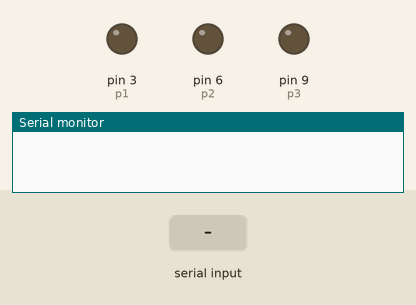
This sketch was run on a simulated Arduino Uno, built with avr-gcc and run on an emulated ATmega328P. On the bench: output pins drawn as LEDs (lit = HIGH), the last lines printed to the serial monitor. The inputs (shaded band) are chosen by the test bench.

Above: at 1.2 s.
1.3 s: "1" received over Serial
At 2.1 s:
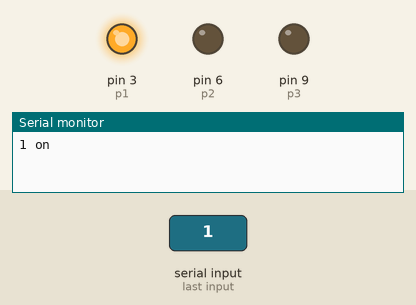
2.8 s: "2" received over Serial
At 3.2 s:
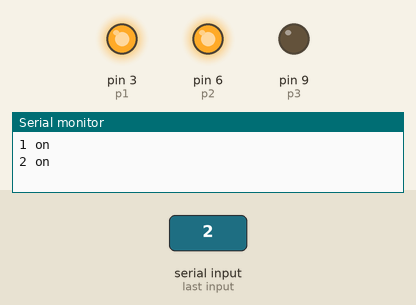
4.3 s: "3" received over Serial
At 5.5 s:
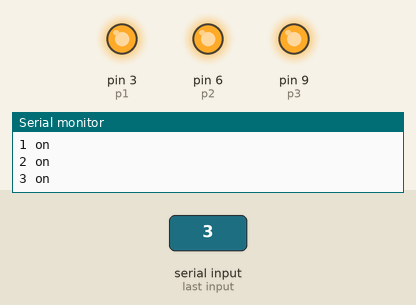
5.8 s: "1" received over Serial
At 6.7 s:
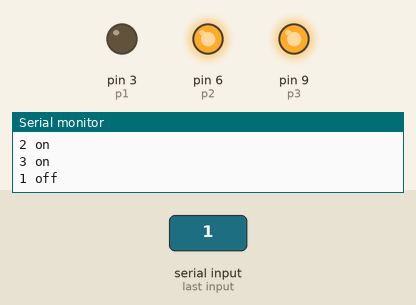
7.3 s: "2" received over Serial
At 7.9 s:
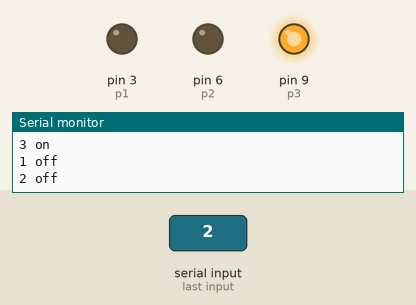
Timing chart, 0 to 9.8 s (numbered marks = the images above; inputs shaded):
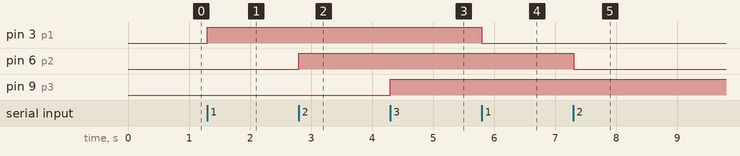

Measured:
- after the input at 1.3 s, pin 3 (p1): LOW → HIGH at once
- after the input at 2.8 s, pin 6 (p2): LOW → HIGH at once
- after the input at 4.3 s, pin 9 (p3): LOW → HIGH at once
- after the input at 5.8 s, pin 3 (p1): HIGH → LOW at once
- after the input at 7.3 s, pin 6 (p2): HIGH → LOW at once

The sketch:

pump_test.ino
```cpp
int p1 = 3;
int p2 = 6;
int p3 = 9;

int c1 = 0;
int c2 = 0;
int c3 = 0;

void setup() {
  Serial.begin(9600);

  pinMode(p1, OUTPUT);
  pinMode(p2, OUTPUT);
  pinMode(p3, OUTPUT);

  analogWrite(p1, 0);
  analogWrite(p2, 0);
  analogWrite(p3, 0);
}

void loop() {
  char input = Serial.read();

  if (input=='1' && c1==0) {
    Serial.println("1 on");
    analogWrite(p1, 255);
    c1 = 1;
  }

  else if (input=='1' && c1==1) {
    Serial.println("1 off");
    analogWrite(p1, 0);
    c1 = 0;
  }

  if (input=='2' && c2==0) {
    Serial.println("2 on");
    analogWrite(p2, 255);
    c2 = 1;
  }

  else if (input=='2' && c2==1) {
    Serial.println("2 off");
    analogWrite(p2, 0);
    c2 = 0;
  }

  if (input=='3' && c3==0) {
    Serial.println("3 on");
    analogWrite(p3, 255);
    c3 = 1;
  }

  else if (input=='3' && c3==1) {
    Serial.println("3 off");
    analogWrite(p3, 0);
    c3 = 0;
  }
}
```
